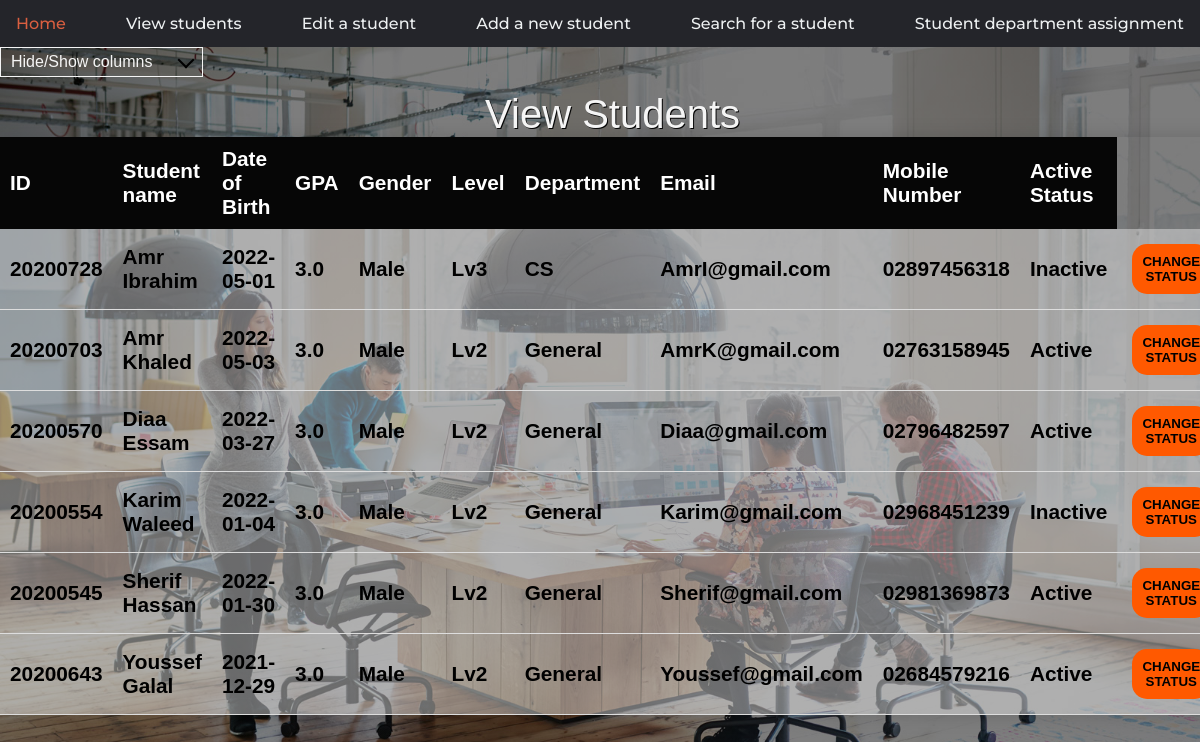
The app's page /view-students.html, older data.
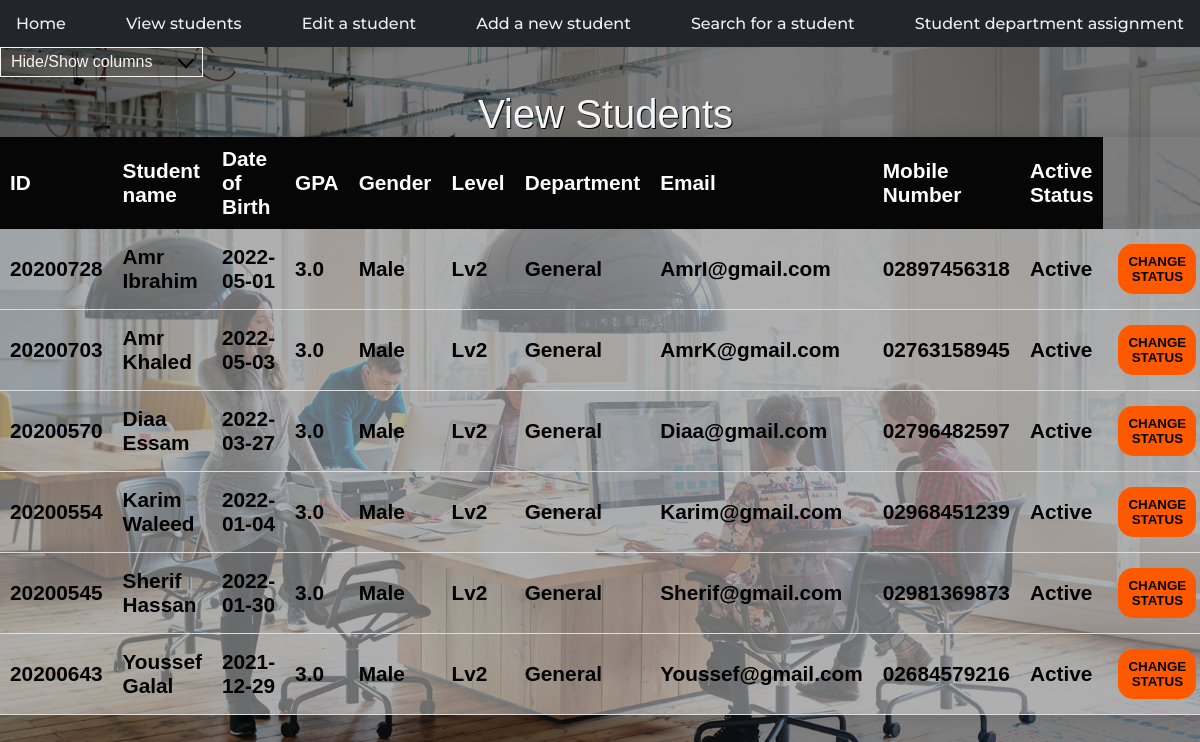
The same page, newer data.
### sap/models.py (models this page shows)
class informations(models.Model):
    name = models.CharField(max_length=500, default='')
    studID = models.DecimalField(max_digits=99999999,
                                 blank=True, default=None, decimal_places=0)
    date = models.CharField(max_length=500, default='')
    gpa = models.FloatField(blank=True, null=True,
                            default=None)
    gender = models.CharField(max_length=500, default='')
    level = models.CharField(max_length=500, default='')
    department = models.CharField(max_length=500, default='')
    email = models.CharField(max_length=500, default='')
    mobile = models.CharField(max_length=500, default='')
    status = models.CharField(max_length=500, default='')

### sap/views.py (the view, shortened to what this page needs)
# urls.py: path('view-students.html', views.change_status, name='change'),
def change_status(request):
    inform = informations.objects.all()
    return render(request, 'view-students.html', {'inform': inform})

### templates/view-students.html (shortened to what this page needs)
{% load static %}
<!DOCTYPE html>
<html lang="en">
  <head>
    <link rel="stylesheet" href="{% static 'assets/CSS/styles.css'%}" />
    <link rel="stylesheet" href="{% static 'assets/CSS/view students.css'%}" />
  </head>
  <body id="view-students">
    <nav>
      <ul>
        <li>
          <a href="index.html" name="index"> Home </a>
        </li>
        <li>
          <a href="view-students.html" name="view-students"> View students </a>
        </li>
        <li>
          <a href="edit-student-data.html" name="edit-student-data"> Edit a student </a>
        </li>
        <li>
          <a href="add-student.html" name="add-student"> Add a new student </a>
        </li>
        <li>
          <a href="search-student.html" name="search-student"> Search for a student </a>
        </li>
        <li>
          <a href="student-department-assignment.html" name="student-department-assignment">
            Student department assignment
          </a>
        </li>
      </ul>
    </nav>
    <div id="filter" class="dropdown-check-list" tabindex="100">
      <span class="anchor">Hide/Show columns</span>
    </div>
    <form action="{% url 'change' %}" method="post">
    <table class="contentTable">
      <caption>
        View Students
      </caption>
      <thead>
        <tr id="row1">
          <th class="col1">ID</th>
          <th class="col2">Student name</th>
          <th class="col3">Date of Birth</th>
          <th class="col4">GPA</th>
          <th class="col5">Gender</th>
          <th class="col6">Level</th>
          <th class="col7">Department</th>
          <th class="col8">Email</th>
          <th class="col9">Mobile Number</th>
          <th class="col10">Active Status</th>
        </tr>
      </thead>
      <tbody id="content">
        {% for i in inform %}
        <tr>
          <td class="col1">{{i.studID}}</td>
          <td class="col2">{{i.name|title}}</td>
          <td class="col3">{{i.date}}</td>
          <td class="col4">{{i.gpa}}</td>
          <td class="col5">{{i.gender}}</td>
          <td class="col6">{{i.level}}</td>
          <td class="col7">{{i.department}}</td>
          <td class="col8">{{i.email}}</td>
          <td class="col9">{{i.mobile}}</td>
          <td class="col10" name="status">{{i.status}} </td>
          <td class="col11"><button type="submit" class="status" name="changeStatus" value={{i.studID}} >change status</button></td>
        </tr>
        {% endfor %}
    </form>
  </body>
</html>

### static/assets/CSS/styles.css (style rules this page uses)
* { margin: 0; padding: 0; font-family: sans-serif; }
nav>ul { display: flex; justify-content: space-between; align-items: flex-start; }
nav>ul { list-style-type: none; margin: 0; padding: 0; overflow: hidden; background-color: #24252A; }
nav>ul>li { float: left; }
nav>ul>li a { font-family: 'Montserrat', sans-serif; display: block; color: #edf0f1; text-align: center; padding: 14px 16px; font-size: 16px; font-weight: 500; text-decoration: none; transition: all 0.3s ease 0s; }

### static/assets/CSS/view students.css (style rules this page uses)
#view-students { background-image: linear-gradient(rgba(0, 0, 0, 0.5), rgba(0, 0, 0, 0.5)), url("../images/team7.jpg"); background-repeat: no-repeat; background-attachment: fixed; background-size: cover; }
.contentTable { border-collapse: collapse; margin: 5px 0; font-size: 1.3em; min-width: 600px; border-radius: 5px 5px 0 0; overflow: hidden; box-shadow: 0 0 20px rgba(0, 0, 0, 0.15); position: relative; margin-left: auto; margin-right: auto; top: 10px; }
.contentTable thead tr { background-color: #060606; color: #ffffff; text-align: left; font-weight: bold; }
.contentTable th, .contentTable td { padding: 10px 10px; }
.contentTable tbody tr { border-bottom: 1px solid #dddddd; background-color: #f3f3f36c; transition-duration: 0.5s; }
.contentTable tbody tr { font-weight: bold; color: black; }
caption { font-size: 40px; color: whitesmoke; text-shadow: 1px 1px #060606; }
.dropdown-check-list { display: inline-block; }
.dropdown-check-list .anchor { position: relative; cursor: pointer; display: inline-block; padding: 5px 50px 5px 10px; border: 1px solid whitesmoke; color: whitesmoke; }
.dropdown-check-list .anchor:after { position: absolute; content: ""; border-left: 2px solid black; border-top: 2px solid black; padding: 5px; right: 10px; top: 20%; -moz-transform: rotate(-135deg); -ms-transform: rotate(-135deg); -o-transform: rotate(-135deg); -webkit-transform: rotate(-135deg); transform: rotate(-135deg); }
.status { margin: 5px; padding: 10px 10px; text-align: center; text-transform: uppercase; transition: 0.5s; color: black; border-radius: 15px; display: block; border: 0px; font-weight: 700; background-color: rgb(255, 89, 0); cursor: pointer; user-select: none; -webkit-user-select: none; touch-action: manipulation; }

Row changes from the older to the newer data that the page shows:
changed informations "Amr Ibrahim": level "Lv3" → "Lv2"; department "CS" → "General"; status "Inactive" → "Active"
changed informations "Karim Waleed": status "Inactive" → "Active"
